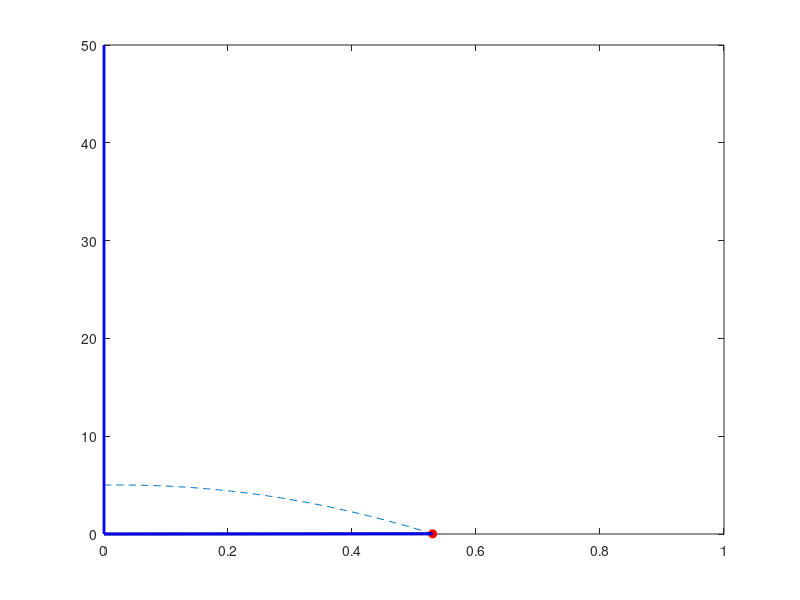

This chart was generated by the following MATLAB code:
%% Code from Kyle

clc
clf
clear
g=9.81;
tf=10;
dt=0.01;
x0=0;
y0=5;
v0=sqrt(2)/2;
theta=45;
%EOM
t=0:dt:tf;
x=x0+v0*cosd(theta)*t;
y=y0+v0*sind(theta)*t-0.5*g*t.^2; %
%delete negative y values
aa=find(y<0);
t(aa)=[];
x(aa)=[];
y(aa)=[];
%Adjusting Plot 
plot(x,y,'--');
hold on
h=plot(x(1),y(1), 'ro', 'MarkerfaceColor', 'r');
line=plot([0 10],[0 y(1)], 'k', 'LineWidth', 2);
plot([0 x(length(x))], [0 y(length(y))], 'b', 'LineWidth', 2);
hold on;
plot([0 0],[0 50], 'b', 'Linewidth', 2); 
hold on;
for ii=1:1:length(x)
    set (h, 'XData',x(ii));
    set (h, 'YData' ,y(ii));
    %drawnow:
    set (line, 'XData', [0 x(ii)]); 
    set (line, 'YData', [0 y(ii)]);
    %drawnow;
    area(1,5)
    pause (0.001);
end


%% Course correction

